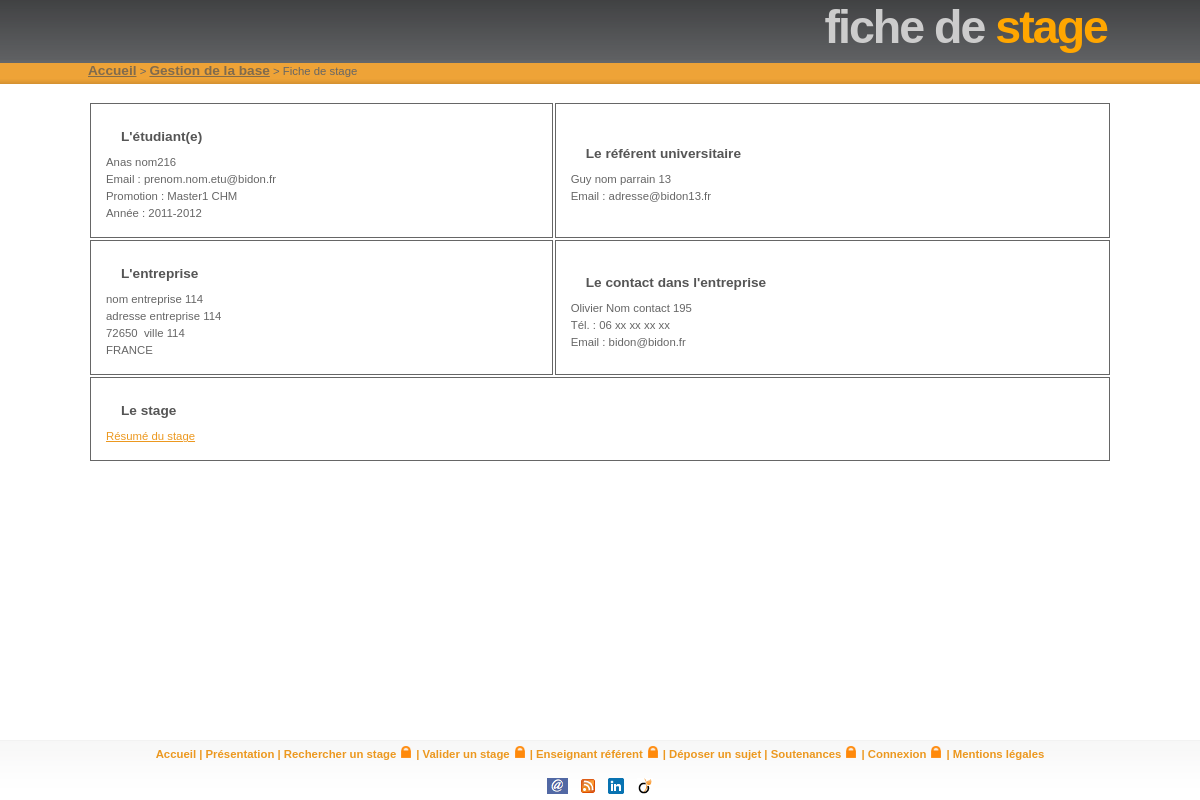
/gestion/statistiques/ficheDeStage.php?idEtu=216&idPromo=12, run on the app's committed database.
### tables this page shows
CREATE TABLE IF NOT EXISTS `etudiant` (
  `idetudiant` INT(10) NOT NULL AUTO_INCREMENT,
  `nometudiant` VARCHAR(100) NOT NULL,
  `prenometudiant` VARCHAR(100) NOT NULL,
  `email_institutionnel` VARCHAR(200) NOT NULL,
  `email_personnel` VARCHAR(200) NULL DEFAULT NULL,
  `codeetudiant` VARCHAR(10) NOT NULL,
  PRIMARY KEY (`idetudiant`));

CREATE TABLE IF NOT EXISTS `filiere` (
  `idfiliere` INT(10) NOT NULL AUTO_INCREMENT,
  `nomfiliere` VARCHAR(50) NOT NULL,
  `temps_soutenance` INT(3) NOT NULL DEFAULT '20',
  `affDepot` TINYINT(1) NOT NULL DEFAULT '1',
  PRIMARY KEY (`idfiliere`));

CREATE TABLE IF NOT EXISTS `parcours` (
  `idparcours` INT(10) NOT NULL AUTO_INCREMENT,
  `nomparcours` VARCHAR(50) NOT NULL,
  PRIMARY KEY (`idparcours`));

CREATE TABLE IF NOT EXISTS `promotion` (
  `idpromotion` INT(10) NOT NULL AUTO_INCREMENT,
  `anneeuniversitaire` INT(10) NOT NULL DEFAULT '0',
  `idparcours` INT(10) NOT NULL,
  `idfiliere` INT(10) NOT NULL,
  `email_promotion` VARCHAR(200) NULL DEFAULT NULL,
  PRIMARY KEY (`idpromotion`),
  INDEX `idfiliere_idx` (`idfiliere` ASC),
  INDEX `idparcours_idx` (`idparcours` ASC),
  CONSTRAINT `fk_promotion_filiere_idfiliere`
    FOREIGN KEY (`idfiliere`)
    REFERENCES `filiere` (`idfiliere`)
    ON DELETE NO ACTION
    ON UPDATE NO ACTION,
  CONSTRAINT `fk_promotion_parcours_idparcours`
    FOREIGN KEY (`idparcours`)
    REFERENCES `parcours` (`idparcours`)
    ON DELETE NO ACTION
    ON UPDATE NO ACTION);

CREATE TABLE IF NOT EXISTS `parrain` (
  `idparrain` INT(10) NOT NULL AUTO_INCREMENT,
  `nomparrain` VARCHAR(100) NOT NULL,
  `prenomparrain` VARCHAR(100) NOT NULL,
  `emailparrain` VARCHAR(200) NOT NULL,
  `idcouleur` INT(10) NOT NULL,
  PRIMARY KEY (`idparrain`),
  INDEX `idcouleur_idx` (`idcouleur` ASC),
  CONSTRAINT `fk_parrain_couleur_idcouleur`
    FOREIGN KEY (`idcouleur`)
    REFERENCES `couleur` (`idcouleur`)
    ON DELETE NO ACTION
    ON UPDATE NO ACTION);

CREATE TABLE IF NOT EXISTS `entreprise` (
  `identreprise` INT(10) NOT NULL AUTO_INCREMENT,
  `nom` VARCHAR(100) NOT NULL,
  `adresse` VARCHAR(100) NOT NULL,
  `codepostal` VARCHAR(8) NOT NULL,
  `ville` VARCHAR(100) NOT NULL,
  `pays` VARCHAR(100) NOT NULL,
  `email` VARCHAR(256) NOT NULL,
  `idtypeentreprise` INT(10) NULL DEFAULT NULL,
  `siret` BIGINT(14) NULL,
  PRIMARY KEY (`identreprise`),
  INDEX `identreprise_idx` (`identreprise` DESC),
  INDEX `idtypeentreprise_idx` (`idtypeentreprise` ASC),
  CONSTRAINT `fk_entreprise_type_entreprise_idtypeentreprise`
    FOREIGN KEY (`idtypeentreprise`)
    REFERENCES `type_entreprise` (`idtypeentreprise`)
    ON DELETE NO ACTION
    ON UPDATE NO ACTION);

CREATE TABLE IF NOT EXISTS `contact` (
  `idcontact` INT(10) NOT NULL AUTO_INCREMENT,
  `nomcontact` VARCHAR(100) NOT NULL,
  `prenomcontact` VARCHAR(100) NOT NULL,
  `telephone` VARCHAR(20) NOT NULL,
  `email` VARCHAR(200) NULL DEFAULT NULL,
  `identreprise` INT(10) NOT NULL,
  PRIMARY KEY (`idcontact`),
  INDEX `identreprise_idx` (`identreprise` ASC),
  CONSTRAINT `fk_contact_entreprise_identreprise`
    FOREIGN KEY (`identreprise`)
    REFERENCES `entreprise` (`identreprise`)
    ON DELETE NO ACTION
    ON UPDATE NO ACTION);

### gestion/statistiques/ficheDeStage.php (called while the page is built, shortened)
<?php
include_once("../../classes/bdd/connec.inc");
Stage_IHM::afficherFicheStage($_GET['idEtu'], $_GET['idPromo'], "../../documents/resumes/");
?>

### classes/bdd/connec.inc (called while the page is built, shortened)
<?php
$tab3 = 'contact';
$tab4 = 'convention';
$tab9 = 'etudiant';
$tab10 = 'filiere';
$tab13 = 'parcours';
$tab14 = 'parrain';
$tab15 = 'promotion';
$tab19 = 'relation_promotion_etudiant_convention';
?>

### classes/bdd/Etudiant_BDD.php (called while the page is built, shortened)
<?php
class Etudiant_BDD {
  public static function getEtudiant($identifiantBDD) {
    global $db;
    global $tab9;
    $sql = "SELECT * FROM $tab9 WHERE idetudiant='$identifiantBDD'";
    $res = $db->query($sql);
    $ok = $res != FALSE;
    if ($ok) {
      $enreg = $res->fetch_array();
      return $enreg;
    } else
    return FALSE;
  }
  public static function rechercheConvention($idetu, $annee) {
    global $db;
    global $tab4;
    global $tab15;
    global $tab19;
    $sql = "SELECT $tab19.idconvention AS idconv FROM $tab19, $tab4, $tab15
    WHERE $tab19.idetudiant='$idetu'
    AND $tab15.anneeuniversitaire='$annee'
    AND $tab19.idpromotion = $tab15.idpromotion
    AND $tab19.idconvention = $tab4.idconvention";
    $res = $db->query($sql);
    $enreg = $res->fetch_array();
    return $enreg['idconv'];
  }
}
?>

### classes/moteur/Etudiant.php (called while the page is built, shortened)
<?php
class Etudiant {
  var $identifiantBDD;
  var $nom;
  var $prenom;
  var $emailInstitutionel;
  public function __construct($identifiantBDD, $nom, $prenom, $emailInstitutionel,
  $emailPersonnel, $codeEtudiant = "") {
    $this->identifiantBDD = $identifiantBDD;
    $this->nom = $nom;
    $this->prenom = $prenom;
    $this->emailInstitutionel = $emailInstitutionel;
  }
  public function getNom() {
    return $this->nom;
  }
  public function getPrenom() {
    return $this->prenom;
  }
  public function getEmailInstitutionel() {
    return $this->emailInstitutionel;
  }
  public function getConvention($annee) {
    $idConv = Etudiant_BDD::rechercheConvention($this->identifiantBDD, $annee);
    return Convention::getConvention($idConv);
  }
  public static function getEtudiant($idEtudiant) {
    $etuBDD = Etudiant_BDD::getEtudiant($idEtudiant);
    return new Etudiant($etuBDD["idetudiant"],
    $etuBDD["nometudiant"],
    $etuBDD["prenometudiant"],
    $etuBDD["email_institutionnel"],
    $etuBDD["email_personnel"],
    $etuBDD["codeetudiant"]);
  }
}
?>

### classes/bdd/Promotion_BDD.php (called while the page is built, shortened)
<?php
class Promotion_BDD {
  public static function getPromotion($identifiantBDD) {
    global $db;
    global $tab15;
    $sql = "SELECT * FROM $tab15 WHERE idpromotion='$identifiantBDD'";
    $res = $db->query($sql);
    if ($res) {
      $enreg = $res->fetch_array();
      return $enreg;
    } else
    return FALSE;
  }
}
?>

### classes/moteur/Promotion.php (called while the page is built, shortened)
<?php
class Promotion {
    var $anneeUniversitaire;
    var $idParcours;
    var $idFiliere;
    public function __construct($identifiant_BDD, $anneeUniversitaire,
	    $idParcours, $idFiliere, $emailPromotion) {
	$this->anneeUniversitaire = $anneeUniversitaire;
	$this->idParcours = $idParcours;
	$this->idFiliere = $idFiliere;
    }
    public function getAnneeUniversitaire() {
	return $this->anneeUniversitaire;
    }
    public function getParcours() {
	return Parcours::getParcours($this->idParcours);
    }
    public function getFiliere() {
	return Filiere::getFiliere($this->idFiliere);
    }
    public static function getPromotion($idPromotion) {
	$tab_donnees = Promotion_BDD::getPromotion($idPromotion);
	if ($tab_donnees)
	    return new Promotion($tab_donnees["idpromotion"],
				 $tab_donnees["anneeuniversitaire"],
				 $tab_donnees["idparcours"],
				 $tab_donnees["idfiliere"],
				 $tab_donnees["email_promotion"]);
	else
	    return FALSE;
    }
}
?>

### classes/bdd/Filiere_BDD.php (called while the page is built, shortened)
<?php
class Filiere_BDD {
    public static function getFiliere($identifiantBDD) {
	global $db;
	global $tab10;
	$sql = "SELECT * FROM $tab10 WHERE idfiliere='$identifiantBDD'";
	$res = $db->query($sql);
	if ($res) {
	    $enreg = $res->fetch_assoc();
	    return $enreg;
	} else
	    return FALSE;
    }
}
?>

### classes/moteur/Filiere.php (called while the page is built, shortened)
<?php
class Filiere {
    var $nom;
    public function __construct($identifiant_BDD, $nom, $tempsSoutenance = 20, $affDepot = 1) {
	$this->nom = $nom;
    }
    public function getNom() {
	return $this->nom;
    }
    public static function getFiliere($identifiantFiliere) {
	$filiereString = Filiere_BDD::getFiliere($identifiantFiliere);
	$filiere = new Filiere($filiereString['idfiliere'],
			       $filiereString['nomfiliere'],
			       $filiereString['temps_soutenance'],
			       $filiereString['affDepot']);
	return $filiere;
    }
}
?>

### classes/bdd/Parcours_BDD.php (called while the page is built, shortened)
<?php
class Parcours_BDD {
    public static function getParcours($identifiantBDD) {
	global $db;
	global $tab13;
	$sql = "SELECT * FROM $tab13 WHERE idparcours='$identifiantBDD';";
	$res = $db->query($sql);
	if ($res) {
	    $enreg = $res->fetch_array();
	    return $enreg;
	} else
	    return FALSE;
    }
}
?>

### classes/moteur/Parcours.php (called while the page is built, shortened)
<?php
class Parcours {
    var $nom;
    public function __construct($identifiant_BDD, $nom) {
	$this->nom = $nom;
    }
    public function getNom() {
	return $this->nom;
    }
    public static function getParcours($identifiantParcours) {
	$parcoursString = Parcours_BDD::getParcours($identifiantParcours);
	$parcours = new Parcours($parcoursString['idparcours'], $parcoursString['nomparcours']);
	return $parcours;
    }
}
?>

### classes/bdd/Convention_BDD.php (called while the page is built, shortened)
<?php
class Convention_BDD {
  public static function getConvention($id) {
    global $db;
    global $tab4;
    $requete = "SELECT * FROM $tab4 WHERE idconvention='$id'";
    $res = $db->query($requete);
    $ok = $res != FALSE;
    if ($ok) {
      $enreg = $res->fetch_array();
    }
    return $ok ? $enreg : FALSE;
  }
  }
  ?>

### classes/moteur/Convention.php (called while the page is built, shortened)
<?php
class Convention {
  var $sujetDeStage;
  var $idParrain;
  var $idContact;
  public function __construct($identifiant_BDD, $sujetDeStage, $aSonResume,
  $note, $idParrain, $idExaminateur, $idEtudiant, $idSoutenance,
  $idContact, $idTheme) {
    $this->sujetDeStage = $sujetDeStage;
    $this->aSonResume = $aSonResume;
    $this->idParrain = $idParrain;
    $this->idContact = $idContact;
  }
  public function getSujetDeStage() {
    return $this->sujetDeStage;
  }
  public function getContact() {
    return Contact::getContact($this->idContact);
  }
  public function getParrain() {
    return Parrain::getParrain($this->idParrain);
  }
  public static function getConvention($idConvention) {
    $convBDD = Convention_BDD::getConvention($idConvention);
    if ($convBDD) {
	return new Convention($convBDD["idconvention"], $convBDD["sujetdestage"],
			      $convBDD["asonresume"], $convBDD["note"],
			      $convBDD["idparrain"], $convBDD["idexaminateur"],
			      $convBDD["idetudiant"], $convBDD["idsoutenance"],
			      $convBDD["idcontact"], $convBDD["idtheme"]);
    } else {
	return NULL;
    }
  }
}
?>

### classes/bdd/Parrain_BDD.php (called while the page is built, shortened)
<?php
class Parrain_BDD {
    public static function getParrain($identifiant) {
	global $db;
	global $tab14;
	$sql = "SELECT * FROM $tab14 WHERE idparrain='$identifiant';";
	$res = $db->query($sql);
	if ($res) {
	    $enreg = $res->fetch_array();
	    return $enreg;
	} else
	    return FALSE;
    }
}
?>

### classes/moteur/Parrain.php (called while the page is built, shortened)
<?php
class Parrain {
    public static function getParrain($idParrain) {
	$parrainBDD = Parrain_BDD::getParrain($idParrain);
	return new Parrain($parrainBDD["idparrain"],
			   $parrainBDD["nomparrain"],
			   $parrainBDD["prenomparrain"],
			   $parrainBDD["emailparrain"],
			   $parrainBDD["idcouleur"]);
    }
}
?>

### classes/bdd/Contact_BDD.php (called while the page is built, shortened)
<?php
class Contact_BDD {
    public static function getContact($identifiantBDD) {
	global $db;
	global $tab3;
	$sql = "SELECT * FROM $tab3 WHERE idcontact = '$identifiantBDD'";
	$res = $db->query($sql);
	$ok = $res != FALSE;
	if ($ok) {
	    $enreg = $res->fetch_array();
	}
	return $ok ? $enreg : FALSE;
    }
}
?>

### classes/moteur/Contact.php (called while the page is built, shortened)
<?php
class Contact {
    public static function getContact($idContact) {
	$contactBDD = Contact_BDD::getContact($idContact);
	return new Contact($contactBDD["idcontact"], $contactBDD["nomcontact"],
			   $contactBDD["prenomcontact"], $contactBDD["telephone"],
			  $contactBDD["email"],
			   $contactBDD["identreprise"]);
    }
}
?>

### classes/ihm/Stage_IHM.php (the view, shortened to what this page needs)
<?php
class Stage_IHM {
	?>
	<?php
    public static function afficherFicheStage($idEtu, $idPromo, $chemin) {
	$etudiant = Etudiant::getEtudiant($idEtu);
	$promotion = Promotion::getPromotion($idPromo);
	$filiere = $promotion->getFiliere();
	$parcours = $promotion->getParcours();
	$convention = $etudiant->getConvention($promotion->getAnneeUniversitaire());
	$contact = $convention->getContact();
	$entreprise = $contact->getEntreprise();
	$parrain = $convention->getParrain();
	$annee = $promotion->getAnneeUniversitaire();
	?>
	<table>
	    <tr>
		<td style="border: 1px solid; padding: 15px;">
		    <h3>L'étudiant(e)</h3>
    <?php echo $etudiant->getPrenom() . " " . $etudiant->getNom(); ?><br/>
    <?php echo "Email : " . $etudiant->getEmailInstitutionel(); ?><br/>
		    Promotion : <?php echo $filiere->getNom() . " " . $parcours->getNom(); ?><br/>
		    Année : <?php echo $annee . "-" . ($annee + 1); ?>
		</td>
		<td style="border: 1px solid; padding: 15px;">
		    <h3>Le référent universitaire</h3>
    <?php echo $parrain->getPreNom() . " " . $parrain->getNom(); ?><br/>
    <?php echo "Email : " . $parrain->getEmail(); ?>
		</td>
	    </tr>
	    <tr>
		<td style="border: 1px solid; padding: 15px;">
		    <h3>L'entreprise</h3>
		    <?php echo $entreprise->getNom(); ?> <br/>
		    <?php echo $entreprise->getAdresse(); ?> <br/>
    <?php echo $entreprise->getCodePostal(); ?>&nbsp;
    <?php echo $entreprise->getVille(); ?> <br/>
		    <?php echo $entreprise->getPays(); ?>
		</td>
		<td style="border: 1px solid; padding: 15px;">
		    <h3>Le contact dans l'entreprise</h3>
		    <?php
		    echo $contact->getPrenom() . " " . $contact->getNom() . "<br/>";
		    if ($contact->getTelephone() != "" && strlen($contact->getTelephone()) > 1)
			echo "Tél. : " . $contact->getTelephone() . "<br/>";
		    if ($contact->getEmail() != "")
			echo "Email : " . $contact->getEmail();
		    ?>
		</td>
	    </tr>
	    <tr>
		<td colspan="2" style="column-span: all; border: 1px solid; padding: 15px;">
		    <h3>Le stage</h3>
		    <?php
		    if ($convention->aSonResume == "1") {
			echo "<a href='" . $chemin . $convention->getSujetDeStage() . "'>Résumé du stage</a>";
		    } else {
			$chaine = $convention->getSujetDeStage();
			echo $chaine;
		    }
		    ?>
		</td>
	    </tr>
	</table>
	<?php
    }
}
    ?>

### classes/ihm/Orange.css (style rules this page uses)
* { margin: 0; padding: 0; }
html { height: 100%; }
body { height: 100%; margin: 0; padding: 0; font: 71%/1.5em Verdana, 'Trebuchet MS', Arial, Sans-serif; background: url(../../images/headerbg.png) repeat-x; color: #666666; text-align: center; }
a { color: #EC981F; }
h1, h2, h3 { font: bold 1em 'Trebuchet MS', Tahoma, Sans-serif; color: #555; }
h3 { font-size: 1.2em; text-transform: none; }
footer, p, h1, h2, h3, h4 { margin: 10px 15px; }
table { width: 100%; }

### data on the page
etudiant: prenometudiant "Anas", nometudiant "nom216", email_institutionnel "prenom.nom.etu@bidon.fr"
filiere: nomfiliere "Master1"
parcours: nomparcours "CHM"
promotion: anneeuniversitaire "2011", $annee + 1 "2012"
parrain: prenomparrain "Guy", nomparrain "nom parrain 13", emailparrain "adresse@bidon13.fr"
entreprise: nom "nom entreprise 114", adresse "adresse entreprise 114", codepostal "72650", ville "ville 114", pays "FRANCE"
contact: prenomcontact "Olivier", nomcontact "Nom contact 195", telephone "06 xx xx xx xx", email "bidon@bidon.fr"

### other printed values
$titreGris "fiche de"
$titreOrange "stage"
$liens[$i][1] "Accueil"
$liens[$i][1] "Gestion de la base"
$titreGris "Fiche de"
